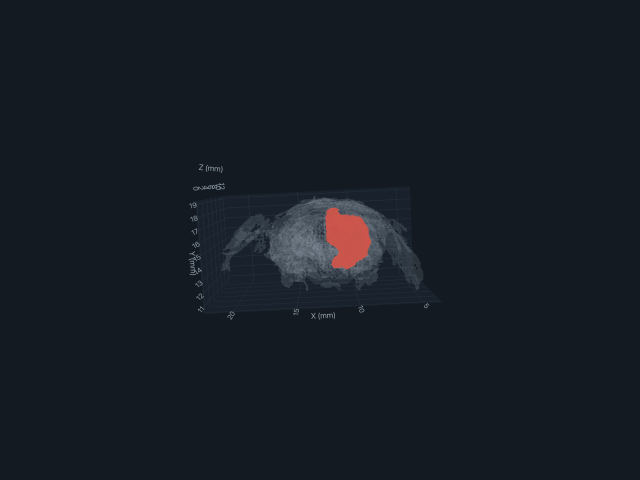
#> input picture Infarct inside brain.png, 1280 x 960 px (shown at 1/2 size); its folder holds only this picture in this run
$ python -i deep_unet_snippet.py   (imports and definitions only)
#> lines starting #> are read from the running program, lines starting #| are printed output that depends on the picture; after the words box and inside, x2 and y2 are one past the last pixel; in counts of white or black regions, pixels touching at a corner belong together
# Phase-II Baseline

import os
import cv2
import numpy as np
import pandas as pd
import matplotlib.pyplot as plt
import tensorflow as tf
from tensorflow.keras.models import Model
from tensorflow.keras.layers import (
    Input, Conv2D, MaxPooling2D,
    Conv2DTranspose, concatenate,
    Dropout, BatchNormalization,
)
from tensorflow.keras.optimizers import Adam
from scipy.ndimage import gaussian_filter, map_coordinates
from tensorflow.keras.callbacks import Callback, ModelCheckpoint
from sklearn.model_selection import train_test_split

# [1 line that did not run here, left out]
# [7 lines not run here, left out]

DATA_ROOT = "/Users/abhishekjha/Desktop/MRI training/MRI 05.16.2025/1818 images_trained model and data"
RAW_IMG_DIR = os.path.join(DATA_ROOT, "raw_images_1818")
RAW_MASK_DIR = os.path.join(DATA_ROOT, "Binary_masked_1818")

AUG_DIRS = {
    1: (os.path.join(DATA_ROOT, "augmented_1/raw_images"),
        os.path.join(DATA_ROOT, "augmented_1/Binary_masked")),
    2: (os.path.join(DATA_ROOT, "augmented_2/raw_images"),
        os.path.join(DATA_ROOT, "augmented_2/Binary_masked")),
    3: (os.path.join(DATA_ROOT, "augmented_3/raw_images"),
        os.path.join(DATA_ROOT, "augmented_3/Binary_masked")),
}

EXPERIMENTS_DIR = os.path.join(DATA_ROOT, "Experiments")
# [1 line not run here, left out]
MASTER_METRICS_CSV = os.path.join(EXPERIMENTS_DIR, "master_training_metrics.csv")

IMG_HEIGHT, IMG_WIDTH = 256, 256
BATCH_SIZE = 16
DATASET_SIZES = [447, 950, 1818]
AUG_LEVELS = [0, 1, 2, 3]
EPOCH_SETTINGS = [5, 8, 13]
TRAIN_VAL_SPLIT = 0.2
RANDOM_STATE = 42

# [24 lines left out: functions iou_metric, dice_coef, expected_calibration_error, not called in this run]

class ECECallback(Callback):
    # [58 lines left out: functions __init__, on_epoch_end, load_images, subset_dataset, _elastic_deform_gray, not called in this run]

def _static_intensity_augment(gray):
    img = gray.astype(np.float32)
    if np.random.rand() < 0.5:
        img = np.clip(img + np.random.uniform(-0.15, 0.15), 0.0, 1.0)
    if np.random.rand() < 0.5:
        img = np.clip(np.power(np.clip(img, 1e-6, 1.0), np.random.uniform(0.8, 1.2)), 0.0, 1.0)
    if np.random.rand() < 0.5:
        img = gaussian_filter(img, sigma=float(np.random.uniform(0.3, 1.0)))
    if np.random.rand() < 0.5:
        img = np.clip(img + np.random.normal(0.0, np.random.uniform(0.01, 0.05), img.shape), 0.0, 1.0)
    if np.random.rand() < 0.5:
        kernel = np.array([[0, -1, 0], [-1, 5, -1], [0, -1, 0]], dtype=np.float32)
        img = np.clip(cv2.filter2D(img, -1, kernel), 0.0, 1.0)
    if np.random.rand() < 0.5:
        img = np.clip(_elastic_deform_gray(img, np.random.uniform(8.0, 12.0), 3.0), 0.0, 1.0)
    return img

# [179 lines left out: functions _static_geometric_augment, static_random_augment_pair, save_augmented_data, create_augmented_dataset, build_unet_model, plot_and_save_history and 3 more, not called in this run]


# [30 lines not run here, left out]

>>> import cv2
>>> picture = cv2.imread('../../Infarct inside brain.png', cv2.IMREAD_GRAYSCALE)
#> picture: shape (960, 1280); min 28, max 149, mean 30.6
>>> result = _static_intensity_augment(picture)
#> in _static_intensity_augment, `img = np.clip(cv2.filter2D(img, -1, kernel), 0.0, 1.0)`:
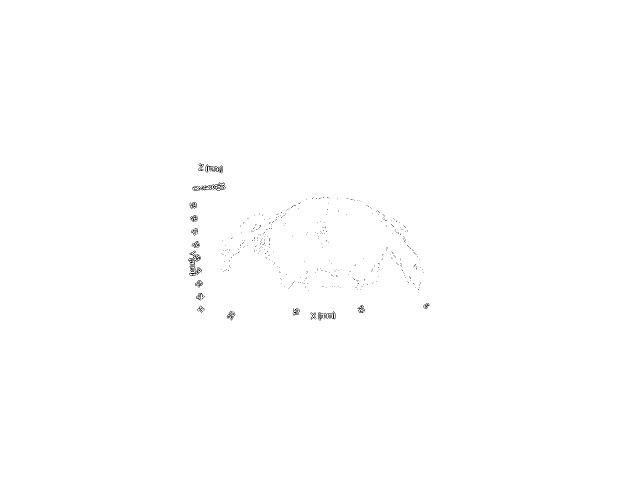
#> img: shape (960, 1280) float32 (shown at 1/2 size); values 0 (black) and 1 (white), 99.8% white; black in thin lines or dots, all inside (x1, y1, x2, y2) = (376, 327, 860, 641)
